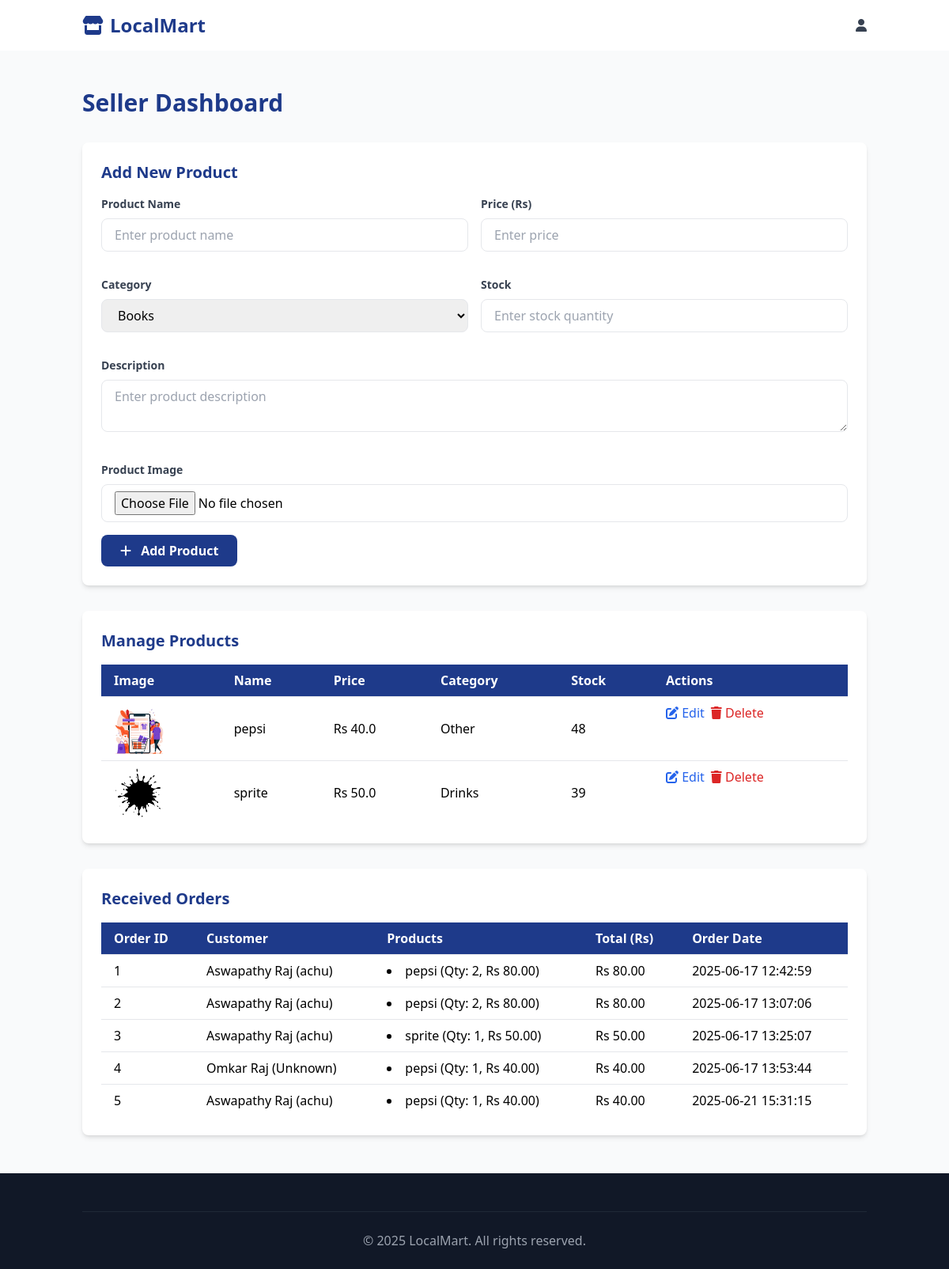
Screenshot of /seller_dashboard (signed in) with the database file from the repository.
### tables this page shows
CREATE TABLE "products" (
                id INTEGER PRIMARY KEY AUTOINCREMENT,
                seller_id INTEGER,
                name TEXT NOT NULL,
                description TEXT NOT NULL,
                price REAL NOT NULL,
                image TEXT,
                category INTEGER NOT NULL,
                stock INTEGER NOT NULL DEFAULT 0,
                FOREIGN KEY (seller_id) REFERENCES sellers(id),
                FOREIGN KEY (category) REFERENCES categories(id)
            );

CREATE TABLE categories (
            id INTEGER PRIMARY KEY AUTOINCREMENT,
            name TEXT UNIQUE NOT NULL
        );

CREATE TABLE orders (
            id INTEGER PRIMARY KEY AUTOINCREMENT,
            user_id INTEGER,
            full_name TEXT NOT NULL,
            phone TEXT NOT NULL,
            address TEXT NOT NULL,
            email TEXT NOT NULL,
            product_ids TEXT NOT NULL,
            quantities TEXT NOT NULL,
            total_price REAL NOT NULL,
            payment_method TEXT NOT NULL,
            order_date TIMESTAMP DEFAULT CURRENT_TIMESTAMP,
            FOREIGN KEY (user_id) REFERENCES users(id)
        );

CREATE TABLE users (
            id INTEGER PRIMARY KEY AUTOINCREMENT,
            username TEXT UNIQUE,
            email TEXT UNIQUE,
            password TEXT,
            role TEXT DEFAULT 'user'
        );

### app.py (the view, shortened to what this page needs)
@app.route('/seller_dashboard', methods=['GET', 'POST'])
def seller_dashboard():
    if 'user_id' not in session or session['role'] != 'seller':
        flash('Please sign in as a seller.')
        return redirect(url_for('signin'))
    with sqlite3.connect('ecommerce.db') as conn:
        c = conn.cursor()
        c.execute('SELECT approved, id FROM sellers WHERE user_id = ?', (session['user_id'],))
        seller = c.fetchone()
        if not seller or seller[0] == 0:
            flash('Your seller account is not approved yet.')
            return redirect(url_for('home'))
        seller_id = seller[1]
        c.execute('''SELECT p.id, p.name, p.description, p.price, p.image, c.name, p.stock
                     FROM products p JOIN categories c ON p.category = c.id
                     WHERE p.seller_id = ?''', (seller_id,))
        products = c.fetchall()
        c.execute('SELECT id FROM products WHERE seller_id = ?', (seller_id,))
        seller_product_ids = {str(row[0]) for row in c.fetchall()}
        logger.debug(f"Seller product IDs for seller_id {seller_id}: {seller_product_ids}")
        c.execute('SELECT id, user_id, full_name, product_ids, quantities, total_price, order_date FROM orders')
        all_orders = c.fetchall()
        orders = []
        for order in all_orders:
            order_id, user_id, full_name, product_ids, quantities, total_price, order_date = order
            logger.debug(f"Processing order {order_id} with user_id {user_id}")
            product_id_list = product_ids.split(',')
            quantity_list = quantities.split(',')
            relevant_products = []
            for pid, qty in zip(product_id_list, quantity_list):
                if pid in seller_product_ids:
                    c.execute('SELECT name, price FROM products WHERE id = ?', (int(pid),))
                    product = c.fetchone()
                    if product:
                        relevant_products.append({
                            'name': product[0],
                            'quantity': int(qty),
                            'price': float(product[1]),
                            'subtotal': float(product[1]) * int(qty)
                        })
            if relevant_products:
                c.execute('SELECT username FROM users WHERE id = ?', (user_id,))
                user = c.fetchone()
                username = user[0] if user else 'Unknown'
                logger.debug(f"Username for user_id {user_id}: {username}")
                orders.append({
                    'id': order_id,
                    'customer_name': full_name,
                    'username': username,
                    'products': relevant_products,
                    'total_price': sum(p['subtotal'] for p in relevant_products),
                    'order_date': order_date
                })
    categories = get_categories()
    return render_template('seller_dashboard.html', products=products, categories=categories, orders=orders)

### app.py (called while the page is built)
def get_categories():
    with sqlite3.connect('ecommerce.db') as conn:
        c = conn.cursor()
        c.execute('SELECT id, name FROM categories ORDER BY name')
        return c.fetchall()

### templates/seller_dashboard.html (shortened to what this page needs)
<!DOCTYPE html>
<html lang="en">
<head>
    <script src="https://cdn.tailwindcss.com"></script>
    <link rel="stylesheet" href="https://cdnjs.cloudflare.com/ajax/libs/font-awesome/6.4.0/css/all.min.css">
</head>
<body class="font-sans bg-gray-50">
    <header class="bg-white shadow-sm py-4">
        <div class="container mx-auto px-4 flex justify-between items-center">
            <div class="flex items-center">
                <a href="{{ url_for('home') }}" class="text-2xl font-bold text-blue-900 flex items-center">
                    <i class="fas fa-store mr-2"></i> LocalMart
                </a>
            </div>
            <div class="flex items-center space-x-4 relative">
                <div class="relative">
                    <button id="user-menu-button" class="text-gray-700 hover:text-blue-900 focus:outline-none">
                        <i class="fas fa-user"></i>
                    </button>
                </div>
            </div>
        </div>
    </header>
    <section class="py-12 bg-gray-50">
        <div class="container mx-auto px-4">
            <h2 class="text-3xl font-bold text-blue-900 mb-8">Seller Dashboard</h2>
            <div class="bg-white rounded-lg shadow-md p-6 mb-8">
                <h3 class="text-xl font-semibold text-blue-900 mb-4">Add New Product</h3>
                <form method="POST" action="{{ url_for('seller_dashboard') }}" enctype="multipart/form-data">
                    <div class="grid grid-cols-1 md:grid-cols-2 gap-4">
                        <div class="mb-4">
                            <label for="name" class="block text-gray-700 text-sm font-semibold mb-2">Product Name</label>
                            <input type="text" id="name" name="name" required class="w-full px-4 py-2 border rounded-lg focus:outline-none focus:ring-2 focus:ring-blue-900" placeholder="Enter product name">
                        </div>
                        <div class="mb-4">
                            <label for="price" class="block text-gray-700 text-sm font-semibold mb-2">Price (Rs)</label>
                            <input type="number" id="price" name="price" step="0.01" min="0" required class="w-full px-4 py-2 border rounded-lg focus:outline-none focus:ring-2 focus:ring-blue-900" placeholder="Enter price">
                        </div>
                        <div class="mb-4">
                            <label for="category_id" class="block text-gray-700 text-sm font-semibold mb-2">Category</label>
                            <select id="category_id" name="category_id" required class="w-full px-4 py-2 border rounded-lg focus:outline-none focus:ring-2 focus:ring-blue-900">
                                {% for category in categories %}
                                    <option value="{{ category[0] }}">{{ category[1] }}</option>
                                {% endfor %}
                            </select>
                        </div>
                        <div class="mb-4">
                            <label for="stock" class="block text-gray-700 text-sm font-semibold mb-2">Stock</label>
                            <input type="number" id="stock" name="stock" min="0" required class="w-full px-4 py-2 border rounded-lg focus:outline-none focus:ring-2 focus:ring-blue-900" placeholder="Enter stock quantity">
                        </div>
                        <div class="mb-4 col-span-2">
                            <label for="description" class="block text-gray-700 text-sm font-semibold mb-2">Description</label>
                            <textarea id="description" name="description" required class="w-full px-4 py-2 border rounded-lg focus:outline-none focus:ring-2 focus:ring-blue-900" placeholder="Enter product description"></textarea>
                        </div>
                        <div class="mb-4 col-span-2">
                            <label for="image" class="block text-gray-700 text-sm font-semibold mb-2">Product Image</label>
                            <input type="file" id="image" name="image" accept="image/*" class="w-full px-4 py-2 border rounded-lg">
                        </div>
                    </div>
                    <button type="submit" class="bg-blue-900 text-white px-6 py-2 rounded-lg font-semibold hover:bg-blue-800 transition">
                        <i class="fas fa-plus mr-2"></i> Add Product
                    </button>
                </form>
            </div>
            <div class="bg-white rounded-lg shadow-md p-6 mb-8">
                <h3 class="text-xl font-semibold text-blue-900 mb-4">Manage Products</h3>
                <div class="overflow-x-auto">
                    <table class="min-w-full text-left">
                        <thead class="bg-blue-900 text-white">
                            <tr>
                                <th class="px-4 py-2">Image</th>
                                <th class="px-4 py-2">Name</th>
                                <th class="px-4 py-2">Price</th>
                                <th class="px-4 py-2">Category</th>
                                <th class="px-4 py-2">Stock</th>
                                <th class="px-4 py-2">Actions</th>
                            </tr>
                        </thead>
                        <tbody>
                            {% for product in products %}
                                <tr class="border-t">
                                    <td class="px-4 py-2">
                                        <img src="{{ url_for('static', filename='uploads/' + product[4]) }}" alt="{{ product[1] }}" class="w-16 h-16 object-cover rounded">
                                    </td>
                                    <td class="px-4 py-2">{{ product[1] }}</td>
                                    <td class="px-4 py-2">Rs {{ product[3] | round(2) }}</td>
                                    <td class="px-4 py-2">{{ product[5] }}</td>
                                    <td class="px-4 py-2">{{ product[6] }}</td>
                                    <td class="px-4 py-2 flex space-x-2">
                                        <button onclick="openEditModal({{ product[0] }}, '{{ product[1] | escape }}', '{{ product[2] | escape }}', {{ product[3] }}, {{ product[6] }}, '{{ product[5] | escape }}')" class="text-blue-600 hover:text-blue-800">
                                            <i class="fas fa-edit"></i> Edit
                                        </button>
                                        <form method="POST" action="{{ url_for('seller_dashboard') }}" class="inline">
                                            <button type="submit" class="text-red-600 hover:text-red-800" onclick="return confirm('Are you sure you want to delete this product?')">
                                                <i class="fas fa-trash"></i> Delete
                                            </button>
                                        </form>
                                    </td>
                                </tr>
                            {% endfor %}
                        </tbody>
                    </table>
                </div>
            </div>
            <div class="bg-white rounded-lg shadow-md p-6">
                <h3 class="text-xl font-semibold text-blue-900 mb-4">Received Orders</h3>
                {% if orders %}
                    <div class="overflow-x-auto">
                        <table class="min-w-full text-left">
                            <thead class="bg-blue-900 text-white">
                                <tr>
                                    <th class="px-4 py-2">Order ID</th>
                                    <th class="px-4 py-2">Customer</th>
                                    <th class="px-4 py-2">Products</th>
                                    <th class="px-4 py-2">Total (Rs)</th>
                                    <th class="px-4 py-2">Order Date</th>
                                </tr>
                            </thead>
                            <tbody>
                                {% for order in orders %}
                                    <tr class="border-t">
                                        <td class="px-4 py-2">{{ order.id }}</td>
                                        <td class="px-4 py-2">{{ order.customer_name }} ({{ order.username }})</td>
                                        <td class="px-4 py-2">
                                            <ul class="list-disc list-inside">
                                                {% for product in order.products %}
                                                    <li>{{ product.name }} (Qty: {{ product.quantity }}, Rs {{'%.2f'|format(product.subtotal)}})</li>
                                                {% endfor %}
                                            </ul>
                                        </td>
                                        <td class="px-4 py-2">Rs {{ '%.2f'|format(order.total_price) }}</td>
                                        <td class="px-4 py-2">{{ order.order_date }}</td>
                                    </tr>
                                {% endfor %}
                            </tbody>
                        </table>
                    </div>
                {% else %}
                    <p class="text-gray-600 text-center">No orders received yet.</p>
                {% endif %}
            </div>
        </div>
    </section>
    <footer class="bg-gray-900 text-white pt-12 pb-6">
        <div class="container mx-auto px-4">
            <div class="border-t border-gray-800 pt-6 text-center">
                <p class="text-gray-400">© 2025 LocalMart. All rights reserved.</p>
            </div>
        </div>
    </footer>
</body>
</html>

### rows the page displays
products: image (picture), name "pepsi", price "40.0", name "Other", stock "48", quantity "2", subtotal "80.00", quantity "1", subtotal "40.00"
products: image (picture), name "sprite", price "50.0", name "Drinks", stock "39", quantity "1", subtotal "50.00"
orders: customer_name "Aswapathy Raj", order_date "2025-06-17 12:42:59"
users: username "achu" "achu" "achu" "achu"
orders: customer_name "Aswapathy Raj", order_date "2025-06-17 13:07:06"
orders: customer_name "Aswapathy Raj", order_date "2025-06-17 13:25:07"
orders: id "4", customer_name "Omkar Raj", username "Unknown", total_price "40.00", order_date "2025-06-17 13:53:44"
orders: customer_name "Aswapathy Raj", order_date "2025-06-21 15:31:15"

### other values shown
{{ order.id }} "1" "2" "3" "5"
{{ '%.2f'|format(order.total_price) }} "80.00" "80.00" "50.00" "40.00"
form field category_id "Books"
